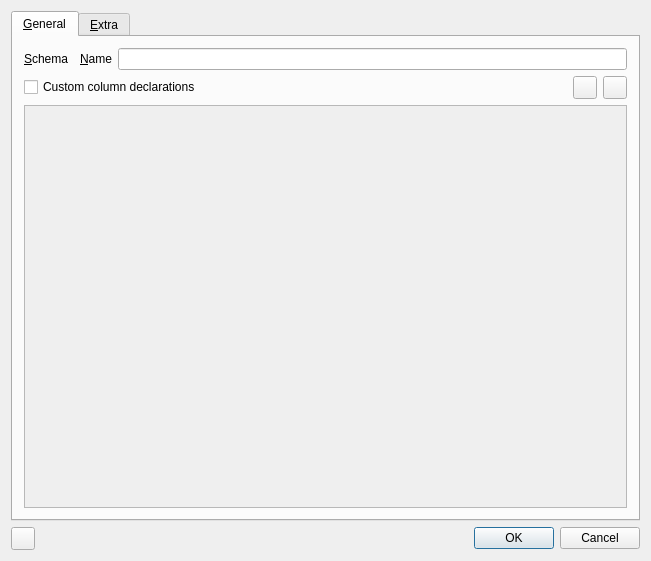
<?xml version="1.0" encoding="UTF-8"?>
<ui version="4.0">
 <class>toBrowserTableUI</class>
 <widget class="QDialog" name="toBrowserTableUI">
  <property name="geometry">
   <rect>
    <x>0</x>
    <y>0</y>
    <width>651</width>
    <height>561</height>
   </rect>
  </property>
  <property name="windowTitle">
   <string>Table columns</string>
  </property>
  <layout class="QVBoxLayout" name="verticalLayout_3">
   <item>
    <widget class="QTabWidget" name="Tabs">
     <property name="currentIndex">
      <number>0</number>
     </property>
     <widget class="QWidget" name="GeneralTab">
      <attribute name="title">
       <string>&amp;General</string>
      </attribute>
      <layout class="QVBoxLayout" name="verticalLayout_4">
       <item>
        <layout class="QHBoxLayout" name="hlSchemaName">
         <item>
          <widget class="QLabel" name="SchemaLabel">
           <property name="text">
            <string>&amp;Schema</string>
           </property>
           <property name="wordWrap">
            <bool>false</bool>
           </property>
           <property name="buddy">
            <cstring>Name</cstring>
           </property>
          </widget>
         </item>
         <item>
          <widget class="toResultSchema" name="Schema" native="true"/>
         </item>
         <item>
          <widget class="QLabel" name="NameLabel">
           <property name="text">
            <string>&amp;Name</string>
           </property>
           <property name="wordWrap">
            <bool>false</bool>
           </property>
           <property name="buddy">
            <cstring>Name</cstring>
           </property>
          </widget>
         </item>
         <item>
          <widget class="QLineEdit" name="Name"/>
         </item>
        </layout>
       </item>
       <item>
        <layout class="QHBoxLayout" name="hlColumnActions">
         <item>
          <widget class="QCheckBox" name="CustomDeclarations">
           <property name="text">
            <string>Custom column declarations</string>
           </property>
          </widget>
         </item>
         <item>
          <spacer>
           <property name="orientation">
            <enum>Qt::Horizontal</enum>
           </property>
           <property name="sizeType">
            <enum>QSizePolicy::Expanding</enum>
           </property>
           <property name="sizeHint" stdset="0">
            <size>
             <width>340</width>
             <height>21</height>
            </size>
           </property>
          </spacer>
         </item>
         <item>
          <widget class="QToolButton" name="AddColumn">
           <property name="focusPolicy">
            <enum>Qt::TabFocus</enum>
           </property>
           <property name="text">
            <string/>
           </property>
           <property name="icon">
            <iconset resource="tora.qrc">
             <normaloff>:/icons/add.xpm</normaloff>:/icons/add.xpm</iconset>
           </property>
          </widget>
         </item>
         <item>
          <widget class="QToolButton" name="RemoveColumn">
           <property name="focusPolicy">
            <enum>Qt::TabFocus</enum>
           </property>
           <property name="text">
            <string/>
           </property>
           <property name="icon">
            <iconset resource="tora.qrc">
             <normaloff>:/icons/minus.xpm</normaloff>:/icons/minus.xpm</iconset>
           </property>
          </widget>
         </item>
        </layout>
       </item>
       <item>
        <widget class="QScrollArea" name="ColumnList">
         <property name="focusPolicy">
          <enum>Qt::StrongFocus</enum>
         </property>
        </widget>
       </item>
      </layout>
     </widget>
     <widget class="QWidget" name="ExtraTab">
      <attribute name="title">
       <string>&amp;Extra</string>
      </attribute>
      <layout class="QVBoxLayout">
       <item>
        <widget class="QLabel" name="CommentLabel">
         <property name="text">
          <string>C&amp;omment</string>
         </property>
         <property name="wordWrap">
          <bool>false</bool>
         </property>
         <property name="buddy">
          <cstring>Comment</cstring>
         </property>
        </widget>
       </item>
       <item>
        <widget class="QLineEdit" name="Comment"/>
       </item>
       <item>
        <widget class="QLabel" name="TablespaceLabel">
         <property name="text">
          <string>&amp;Tablespace</string>
         </property>
         <property name="wordWrap">
          <bool>false</bool>
         </property>
         <property name="buddy">
          <cstring>Tablespace</cstring>
         </property>
        </widget>
       </item>
       <item>
        <widget class="QComboBox" name="Tablespace"/>
       </item>
       <item>
        <widget class="QLabel" name="ExtraLabel">
         <property name="text">
          <string>&amp;Extra declarations</string>
         </property>
         <property name="wordWrap">
          <bool>false</bool>
         </property>
         <property name="buddy">
          <cstring>ExtraDeclarations</cstring>
         </property>
        </widget>
       </item>
       <item>
        <widget class="toHighlightedEditor" name="ExtraDeclarations" native="true">
         <property name="focusPolicy">
          <enum>Qt::WheelFocus</enum>
         </property>
        </widget>
       </item>
       <item>
        <widget class="QLabel" name="StorageLabel">
         <property name="text">
          <string>&amp;Storage declarations</string>
         </property>
         <property name="wordWrap">
          <bool>false</bool>
         </property>
         <property name="buddy">
          <cstring>StorageDeclarations</cstring>
         </property>
        </widget>
       </item>
       <item>
        <widget class="toHighlightedEditor" name="StorageDeclarations" native="true">
         <property name="focusPolicy">
          <enum>Qt::WheelFocus</enum>
         </property>
        </widget>
       </item>
       <item>
        <widget class="QLabel" name="ParallelLabel">
         <property name="text">
          <string>&amp;Parallel declarations</string>
         </property>
         <property name="wordWrap">
          <bool>false</bool>
         </property>
         <property name="buddy">
          <cstring>ParallelDeclarations</cstring>
         </property>
        </widget>
       </item>
       <item>
        <widget class="toHighlightedEditor" name="ParallelDeclarations" native="true">
         <property name="focusPolicy">
          <enum>Qt::WheelFocus</enum>
         </property>
        </widget>
       </item>
      </layout>
     </widget>
    </widget>
   </item>
   <item>
    <layout class="QHBoxLayout" name="hlActions">
     <item>
      <widget class="QToolButton" name="ShowSql">
       <property name="focusPolicy">
        <enum>Qt::StrongFocus</enum>
       </property>
       <property name="toolTip">
        <string>Display SQL to create this constraint</string>
       </property>
       <property name="text">
        <string/>
       </property>
       <property name="icon">
        <iconset resource="tora.qrc">
         <normaloff>:/icons/sql.xpm</normaloff>:/icons/sql.xpm</iconset>
       </property>
      </widget>
     </item>
     <item>
      <spacer>
       <property name="orientation">
        <enum>Qt::Horizontal</enum>
       </property>
       <property name="sizeType">
        <enum>QSizePolicy::Expanding</enum>
       </property>
       <property name="sizeHint" stdset="0">
        <size>
         <width>20</width>
         <height>20</height>
        </size>
       </property>
      </spacer>
     </item>
     <item>
      <widget class="QDialogButtonBox" name="ButtonBox">
       <property name="enabled">
        <bool>true</bool>
       </property>
       <property name="standardButtons">
        <set>QDialogButtonBox::Cancel|QDialogButtonBox::Ok</set>
       </property>
      </widget>
     </item>
    </layout>
   </item>
  </layout>
 </widget>
 <layoutdefault spacing="6" margin="11"/>
 <customwidgets>
  <customwidget>
   <class>toResultSchema</class>
   <extends>QWidget</extends>
   <header>core/toresultschema.h</header>
  </customwidget>
  <customwidget>
   <class>toHighlightedEditor</class>
   <extends>QWidget</extends>
   <header>editor/tohighlightedtext.h</header>
  </customwidget>
 </customwidgets>
 <tabstops>
  <tabstop>Tabs</tabstop>
  <tabstop>Comment</tabstop>
  <tabstop>Tablespace</tabstop>
  <tabstop>ExtraDeclarations</tabstop>
  <tabstop>ShowSql</tabstop>
 </tabstops>
 <includes>
  <include location="local">core/toresultschema.h</include>
  <include location="local">editor/tohighlightededitor.h</include>
  <include location="local">tools/tobrowsertable.h</include>
 </includes>
 <resources>
  <include location="tora.qrc"/>
 </resources>
 <connections>
  <connection>
   <sender>ShowSql</sender>
   <signal>clicked()</signal>
   <receiver>toBrowserTableUI</receiver>
   <slot>displaySQL()</slot>
   <hints>
    <hint type="sourcelabel">
     <x>25</x>
     <y>551</y>
    </hint>
    <hint type="destinationlabel">
     <x>20</x>
     <y>20</y>
    </hint>
   </hints>
  </connection>
  <connection>
   <sender>AddColumn</sender>
   <signal>clicked()</signal>
   <receiver>toBrowserTableUI</receiver>
   <slot>addColumn()</slot>
   <hints>
    <hint type="sourcelabel">
     <x>594</x>
     <y>80</y>
    </hint>
    <hint type="destinationlabel">
     <x>325</x>
     <y>280</y>
    </hint>
   </hints>
  </connection>
  <connection>
   <sender>RemoveColumn</sender>
   <signal>clicked()</signal>
   <receiver>toBrowserTableUI</receiver>
   <slot>removeColumn()</slot>
   <hints>
    <hint type="sourcelabel">
     <x>624</x>
     <y>80</y>
    </hint>
    <hint type="destinationlabel">
     <x>325</x>
     <y>280</y>
    </hint>
   </hints>
  </connection>
  <connection>
   <sender>CustomDeclarations</sender>
   <signal>clicked(bool)</signal>
   <receiver>toBrowserTableUI</receiver>
   <slot>toggleCustom(bool)</slot>
   <hints>
    <hint type="sourcelabel">
     <x>111</x>
     <y>80</y>
    </hint>
    <hint type="destinationlabel">
     <x>325</x>
     <y>280</y>
    </hint>
   </hints>
  </connection>
  <connection>
   <sender>ButtonBox</sender>
   <signal>accepted()</signal>
   <receiver>toBrowserTableUI</receiver>
   <slot>accept()</slot>
   <hints>
    <hint type="sourcelabel">
     <x>494</x>
     <y>543</y>
    </hint>
    <hint type="destinationlabel">
     <x>325</x>
     <y>280</y>
    </hint>
   </hints>
  </connection>
  <connection>
   <sender>ButtonBox</sender>
   <signal>rejected()</signal>
   <receiver>toBrowserTableUI</receiver>
   <slot>reject()</slot>
   <hints>
    <hint type="sourcelabel">
     <x>494</x>
     <y>543</y>
    </hint>
    <hint type="destinationlabel">
     <x>325</x>
     <y>280</y>
    </hint>
   </hints>
  </connection>
 </connections>
 <slots>
  <slot>displaySQL()</slot>
  <slot>addColumn()</slot>
  <slot>removeColumn()</slot>
  <slot>toggleCustom(bool)</slot>
 </slots>
</ui>
